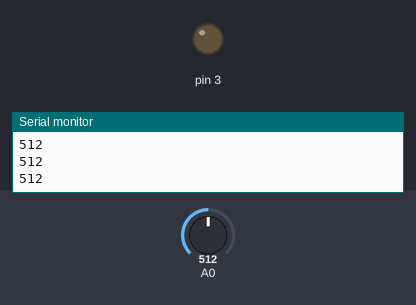
Recording of a sketch running on a simulated Arduino Uno, built with avr-gcc and run on an emulated ATmega328P. Parts: output pins drawn as LEDs (lit = HIGH), the last lines printed to the serial monitor. Inputs (shaded band) come from the test bench; at power-on: A0 = 512.

Above: at 1.2 s.
1.3 s: A0 set to 52
2.8 s: A0 set to 46
At 3.5 s:
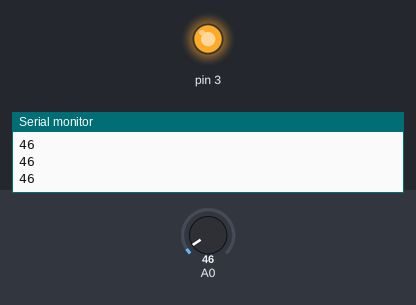
4.3 s: A0 set to 122
At 4.8 s:
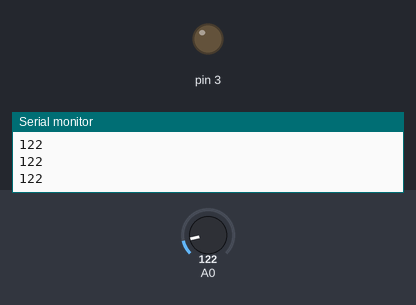
5.8 s: A0 set to 40
At 6.9 s:
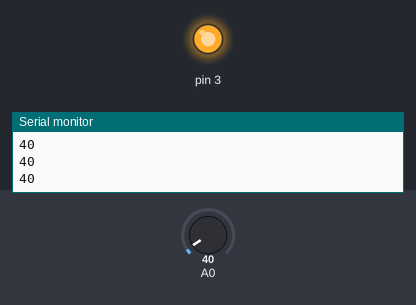
Timing chart, 0 to 8.3 s (numbered marks = the images above; inputs shaded):
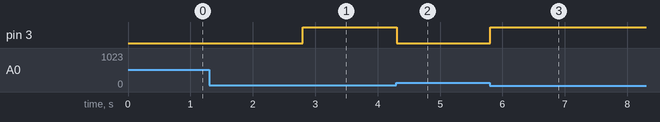

Measured:
- the behaviour switches between 50 and 49 on A0 (found by bisection; images 0 and 1)
- after the input at 2.8 s, pin 3: LOW → HIGH at once
- after the input at 4.3 s, pin 3: HIGH → LOW at once
- after the input at 5.8 s, pin 3: LOW → HIGH at once

The sketch:

_04_sensorCahaya.ino
```cpp
int sensorCahaya = 0;

void setup()
{
  pinMode(A0, INPUT);
  Serial.begin(9600);
  pinMode(3, OUTPUT);
}

void loop()
{
  sensorCahaya = analogRead(A0);
  Serial.println(sensorCahaya);
  if (sensorCahaya < 50) {
    digitalWrite(3, HIGH);
  } else {
    digitalWrite(3, LOW);
  }
  delay(10);
}
```
